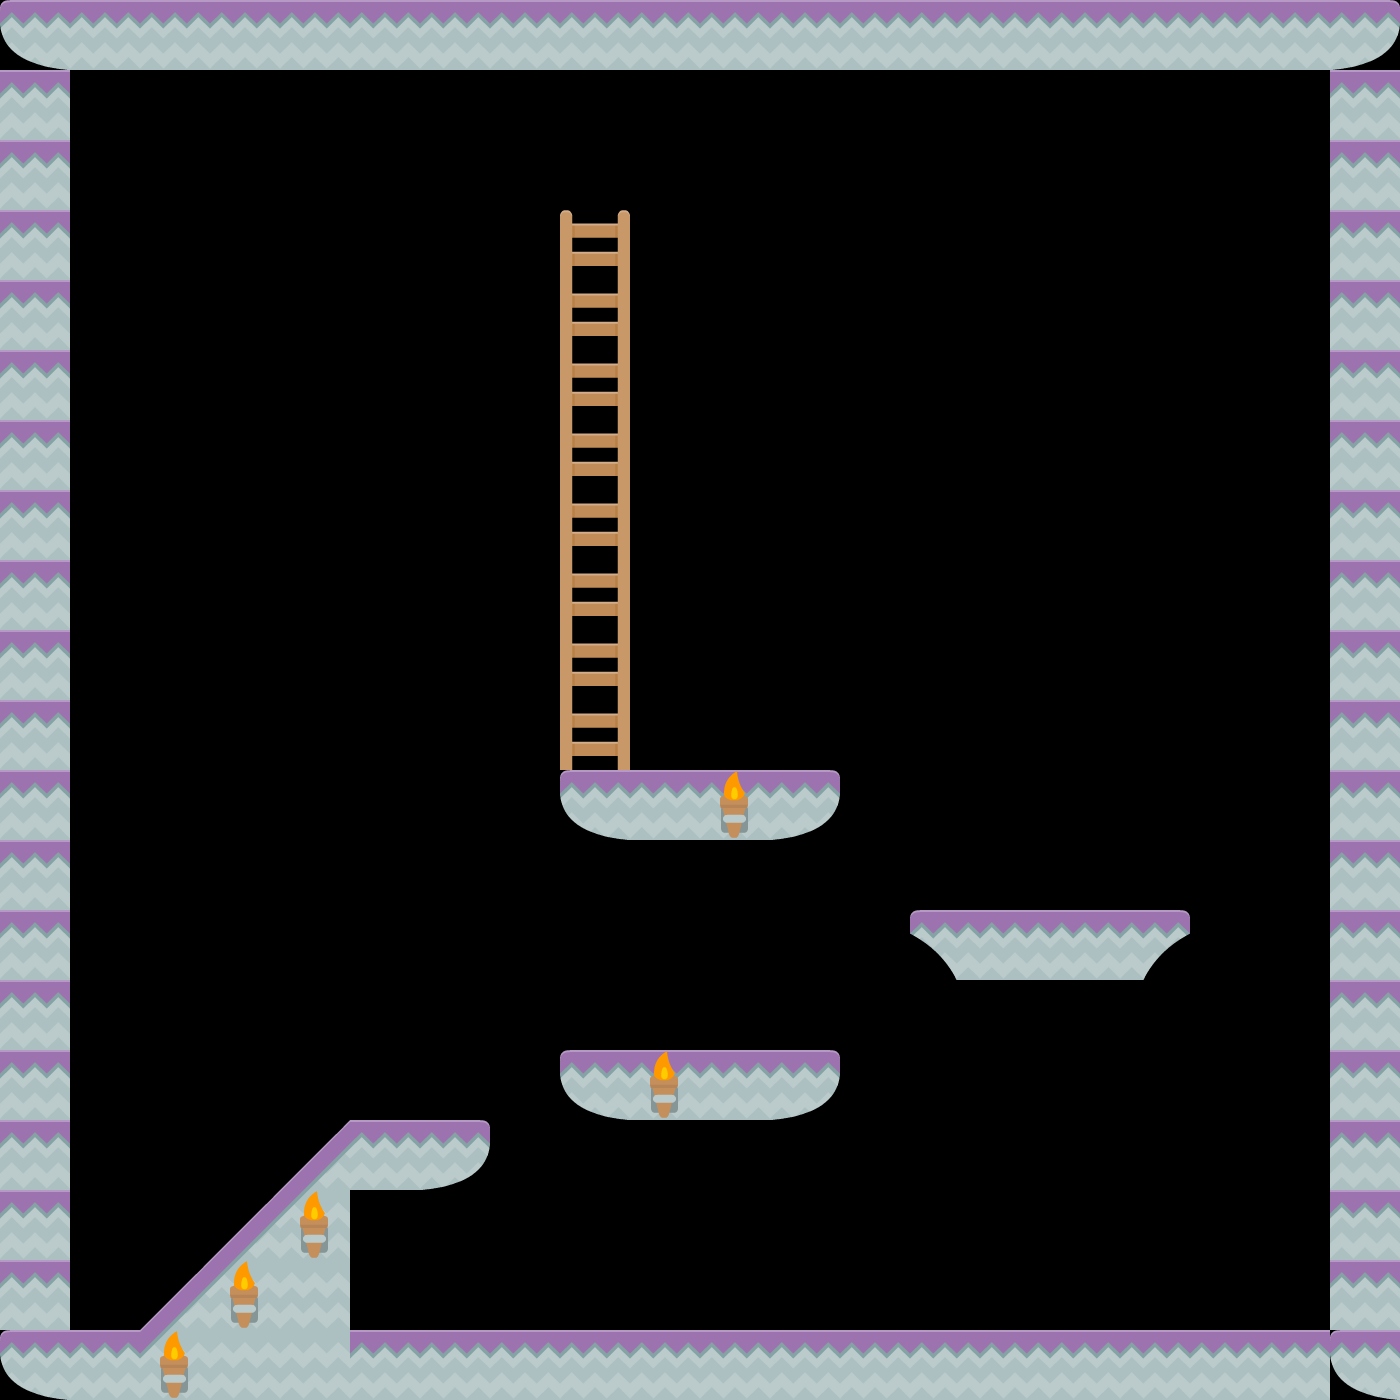

The image is a tile-based game level rendered from a .tmx file. Its description and source (layers, tilesets, objects; grid data summarised) follow:
An orthogonal 20x20 tile map with 70x70 px tiles, 2 tile layers (Background, Foreground).

<map version="1.0" orientation="orthogonal" width="20" height="20" tilewidth="70" tileheight="70">
 <tileset firstgid="1" name="tiles_spritesheet" tilewidth="70" tileheight="70" spacing="2">
  <image source="tiles_spritesheet.png" width="914" height="936" />
 </tileset>
 <layer name="Background" width="20" height="20">
  <data>[400 cells, 96 non-empty, 8 distinct tile ids]</data>
 </layer>
 <layer name="Foreground" width="20" height="20">
  <data>[400 cells, 13 non-empty, 3 distinct tile ids]</data>
 </layer>
</map>
